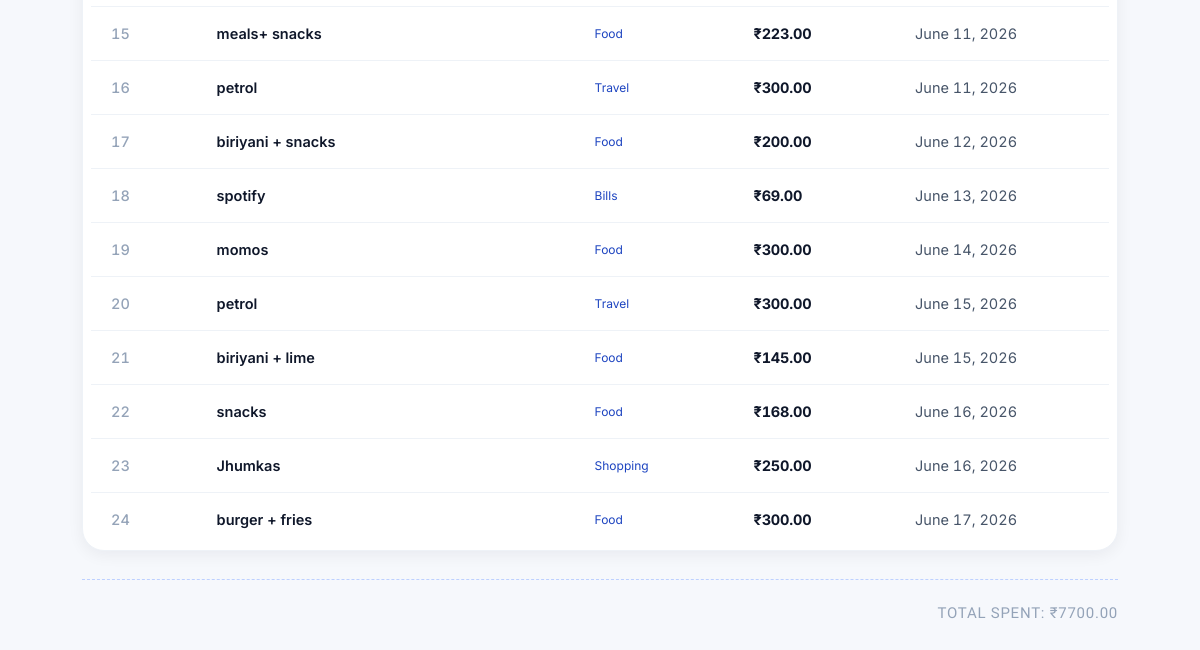
The app's page /monthly-history/ (signed in, lower part), older data.
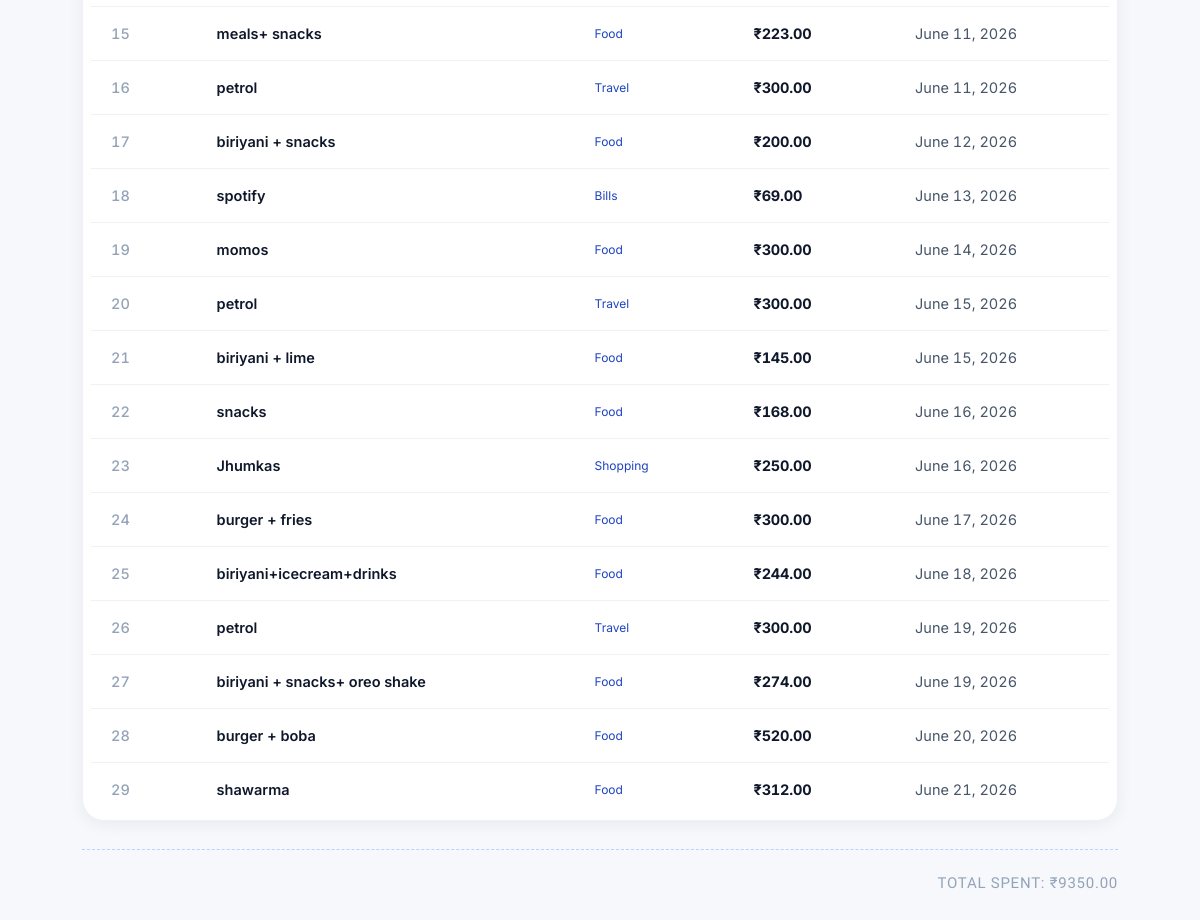
The same page, newer data.
### users/models.py (models this page shows, shortened)
class Expense(models.Model):
    user = models.ForeignKey(
        User,
        on_delete=models.CASCADE
    )
    item_name = models.CharField(
        max_length=100
    )
    category = models.CharField(
        max_length=50
    )
    amount = models.DecimalField(
        max_digits=10,
        decimal_places=2
    )
    expense_date = models.DateField()

### users/views.py (the view)
# urls.py: path('monthly-history/',views.monthly_history,name='monthly_history'),
@login_required
def monthly_history(request):
    today = date.today()
    try:
        selected_month = int(request.GET.get('month', today.month))
        selected_year = int(request.GET.get('year', today.year))
    except (ValueError, TypeError):
        selected_month = today.month
        selected_year = today.year
    search_query = request.GET.get('search', '').strip()
    category_filter = request.GET.get('category', '').strip()
    expenses = Expense.objects.filter(
        user=request.user,
        expense_date__month=selected_month,
        expense_date__year=selected_year
    )
    if search_query:
        expenses = expenses.filter(item_name__icontains=search_query)
    if category_filter and category_filter != 'All':
        expenses = expenses.filter(category=category_filter)
    expenses = expenses.order_by('expense_date')
    total_spent = sum(expense.amount for expense in expenses)
    first_expense = Expense.objects.filter(user=request.user).order_by('expense_date').first()
    min_year = first_expense.expense_date.year if first_expense else today.year
    max_year = today.year
    months = [
        (1, 'January'), (2, 'February'), (3, 'March'),
        (4, 'April'),   (5, 'May'),      (6, 'June'),
        (7, 'July'),    (8, 'August'),   (9, 'September'),
        (10, 'October'),(11, 'November'),(12, 'December'),
    ]
    context = {
        'expenses': expenses,
        'total_spent': total_spent,
        'selected_month': selected_month,
        'selected_year': selected_year,
        'months': months,
        'min_year': min_year,
        'max_year': max_year,
        'selected_month_name': date(selected_year, selected_month, 1).strftime("%B %Y"),
        'search_query': search_query,
        'category_filter': category_filter or 'All',
        'categories': CATEGORIES,
    }
    return render(request, 'monthly_history.html', context)

### users/templates/monthly_history.html (shortened to what this page needs)
{% load static %}
<!DOCTYPE html>
<html lang="en">
<head>
    <link rel="stylesheet" href="https://cdnjs.cloudflare.com/ajax/libs/font-awesome/6.5.1/css/all.min.css">
    <link rel="stylesheet" href="{% static 'css/dashboard.css' %}">
</head>
<body>
<div class="container">
    <div class="table-container">
        <table>
            <tbody>
                {% for expense in expenses %}
                <tr>
                    <td>{{ forloop.counter }}</td>
                    <td>{{ expense.item_name }}</td>
                    <td>{{ expense.category }}</td>
                    <td>₹{{ expense.amount }}</td>
                    <td>{{ expense.expense_date }}</td>
                </tr>
                {% empty %}
                <tr>
                    <td colspan="5" class="no-expenses">
                        No expenses found
                    </td>
                </tr>
                {% endfor %}
            </tbody>
        </table>
    </div>
    <div class="total">
        Total Spent: ₹{{ total_spent }}
    </div>
</div>
</body>
</html>

### users/static/css/dashboard.css (style rules this page uses)
:root { --blue-50:#eff4ff; --blue-100:#dbe6ff; --blue-200:#bdd0ff; --blue-500:#3b6ef5; --blue-600:#2554e6; --blue-700:#1d44c0; --ink:#0f172a; --slate-600:#475569; --slate-400:#94a3b8; --line:#eef2f7; --surface:#ffffff; --bg:#f6f8fc; --red:#ef4444; --red-soft:#fef2f2; --green:#10b981; --shadow-sm:0 1px 2px rgba(15,23,42,.04); --shadow-md:0 4px 16px rgba(15,23,42,.06); --shadow-lg:0 16px 48px rgba(29,68,192,.12); --radius:16px; --radius-lg:22px; }
* { margin:0; padding:0; box-sizing:border-box; }
body { font-family:'Inter',sans-serif; background: radial-gradient(900px 500px at 100% -10%, var(--blue-50), transparent 60%), var(--bg); color:var(--ink); -webkit-font-smoothing:antialiased; min-height:100vh; }
.container { width:100%; max-width:1100px; margin:auto; padding:48px 32px 64px; }
.table-container { background:var(--surface); padding:8px 8px 4px; border-radius:var(--radius-lg); box-shadow:var(--shadow-md); border:1px solid var(--line); overflow:hidden; }
table { width:100%; border-collapse:collapse; }
tbody tr { transition:background .15s ease; }
tbody tr:last-child td { border-bottom:none; }
td:first-child { color:var(--slate-400); font-weight:500; font-variant-numeric:tabular-nums; }
td:nth-child(2) { font-weight:600; }
td:nth-child(3) { font-size:12px; color:var(--blue-700); }
td:nth-child(4) { font-weight:700; font-variant-numeric:tabular-nums; letter-spacing:-.01em; }
td:nth-child(5) { color:var(--slate-600); font-variant-numeric:tabular-nums; }
.total { display:flex; align-items:baseline; justify-content:flex-end; gap:12px; margin-top:28px; padding-top:24px; border-top:1px dashed var(--blue-200); font-family:'Plus Jakarta Sans',sans-serif; font-size:15px; font-weight:500; color:var(--slate-400); text-transform:uppercase; letter-spacing:.05em; }

Row changes from the older to the newer data that the page shows:
added Expense: item_name "biriyani+icecream+drinks", category "Food", amount "244.00", expense_date "June 18, 2026"
added Expense: item_name "petrol", category "Travel", amount "300.00", expense_date "June 19, 2026"
added Expense: item_name "biriyani + snacks+ oreo shake", category "Food", amount "274.00", expense_date "June 19, 2026"
added Expense: item_name "burger + boba", category "Food", amount "520.00", expense_date "June 20, 2026"
added Expense: item_name "shawarma", category "Food", amount "312.00", expense_date "June 21, 2026"
Text that changed along with them:
{{ total_spent }}: "7700.00" → "9350.00"
